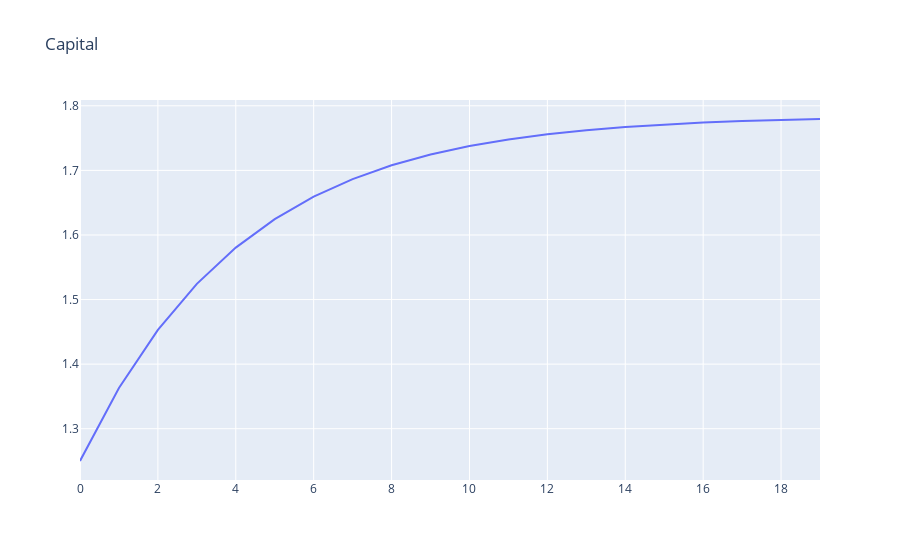

Notebook cell for this chart:
### Code cell
K.value = 1.25
m.solve(disp=False)
plot(m.time, [K.value], "Capital", ["K"])

### Figure 1 — Plotly figure (JSON) as saved in the notebook; plotly's stock layout.template omitted (floating-point values rounded to 4 significant figures)
{"data": [{"mode": "lines", "name": "K", "type": "scatter", "x": [0, 1, 2, 3, 4, 5, 6, 7, 8, 9, 10, 11, 12, 13, 14, 15, 16, 17, 18, 19], "y": [1.25, 1.363, 1.453, 1.524, 1.58, 1.625, 1.659, 1.687, 1.708, 1.725, 1.738, 1.748, 1.756, 1.762, 1.767, 1.771, 1.774, 1.776, 1.778, 1.78]}], "layout": {"autosize": true, "title": {"text": "Capital"}, "xaxis": {"autorange": true, "range": [0, 19], "type": "linear"}, "yaxis": {"autorange": true, "range": [1.221, 1.809], "type": "linear"}}}
